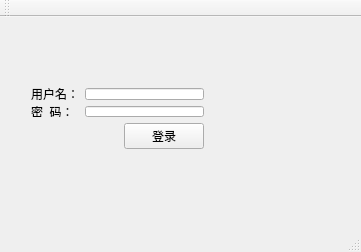
<?xml version="1.0" encoding="UTF-8"?>
<ui version="4.0">
 <class>MainWindow</class>
 <widget class="QMainWindow" name="MainWindow">
  <property name="geometry">
   <rect>
    <x>0</x>
    <y>0</y>
    <width>361</width>
    <height>252</height>
   </rect>
  </property>
  <property name="windowTitle">
   <string>MainWindow</string>
  </property>
  <widget class="QWidget" name="centralWidget">
   <widget class="QWidget" name="">
    <property name="geometry">
     <rect>
      <x>20</x>
      <y>60</y>
      <width>195</width>
      <height>83</height>
     </rect>
    </property>
    <layout class="QVBoxLayout" name="verticalLayout_3">
     <item>
      <layout class="QHBoxLayout" name="horizontalLayout_2">
       <item>
        <layout class="QVBoxLayout" name="verticalLayout_2">
         <item>
          <widget class="QLabel" name="username">
           <property name="text">
            <string>用户名：</string>
           </property>
          </widget>
         </item>
         <item>
          <widget class="QLabel" name="label">
           <property name="text">
            <string>密  码：</string>
           </property>
          </widget>
         </item>
        </layout>
       </item>
       <item>
        <layout class="QVBoxLayout" name="verticalLayout">
         <item>
          <widget class="QLineEdit" name="namelineEdit"/>
         </item>
         <item>
          <widget class="QLineEdit" name="passlineEdit"/>
         </item>
        </layout>
       </item>
      </layout>
     </item>
     <item>
      <layout class="QHBoxLayout" name="horizontalLayout">
       <item>
        <spacer name="horizontalSpacer">
         <property name="orientation">
          <enum>Qt::Horizontal</enum>
         </property>
         <property name="sizeHint" stdset="0">
          <size>
           <width>40</width>
           <height>20</height>
          </size>
         </property>
        </spacer>
       </item>
       <item>
        <widget class="QPushButton" name="loginButton">
         <property name="text">
          <string>登录</string>
         </property>
        </widget>
       </item>
      </layout>
     </item>
    </layout>
   </widget>
  </widget>
  <widget class="QMenuBar" name="menuBar">
   <property name="geometry">
    <rect>
     <x>0</x>
     <y>0</y>
     <width>361</width>
     <height>23</height>
    </rect>
   </property>
  </widget>
  <widget class="QToolBar" name="mainToolBar">
   <attribute name="toolBarArea">
    <enum>TopToolBarArea</enum>
   </attribute>
   <attribute name="toolBarBreak">
    <bool>false</bool>
   </attribute>
  </widget>
  <widget class="QStatusBar" name="statusBar"/>
 </widget>
 <layoutdefault spacing="6" margin="11"/>
 <resources/>
 <connections/>
</ui>
